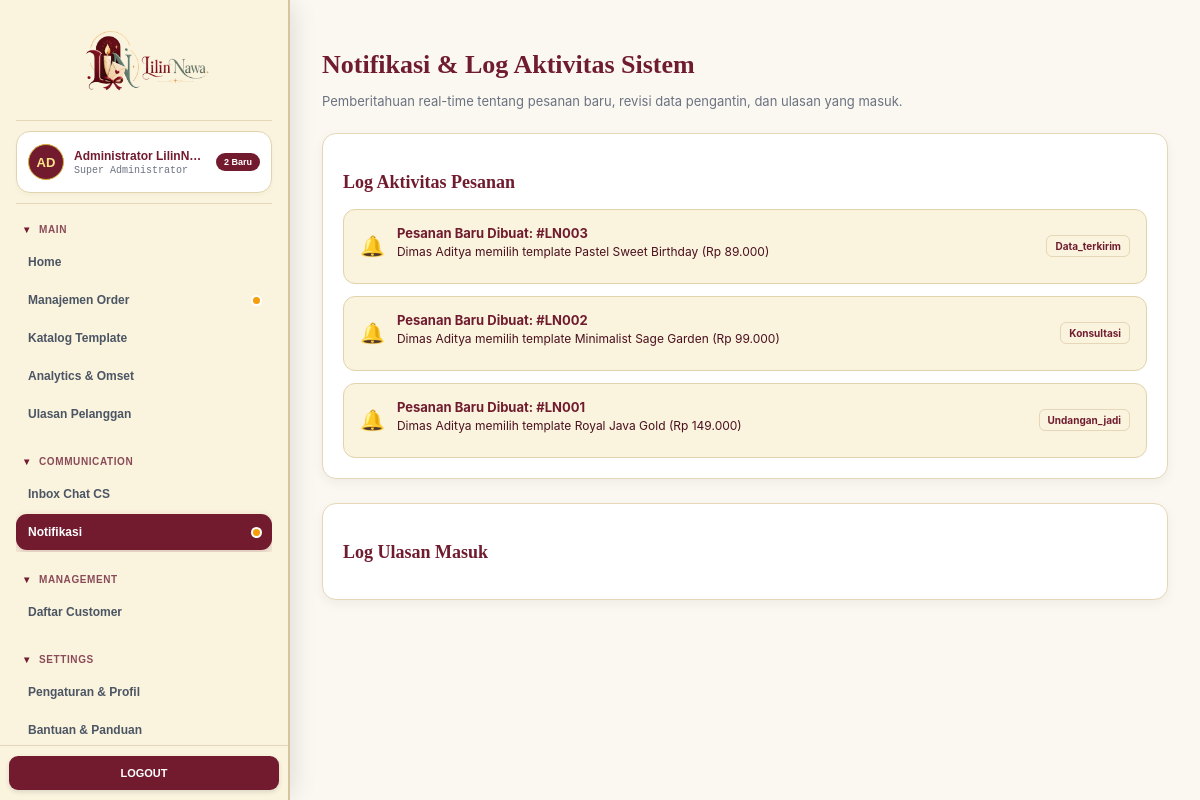
The app's page /Admin/COMMUNICATION_A/Notifikasi.php (signed in) with its own data.
### tables this page shows
CREATE TABLE IF NOT EXISTS `orders` (
  `id` INT AUTO_INCREMENT PRIMARY KEY,
  `order_number` VARCHAR(30) NOT NULL UNIQUE,
  `user_id` INT NULL,
  `customer_name` VARCHAR(100) NOT NULL,
  `customer_email` VARCHAR(100) NOT NULL,
  `customer_phone` VARCHAR(25) NOT NULL,
  `type` ENUM('template', 'custom') NOT NULL DEFAULT 'template',
  `template_id` INT NULL,
  `template_name` VARCHAR(150) NULL,
  `status` ENUM('pilih_template', 'konsultasi', 'data_terkirim', 'diproses', 'undangan_jadi', 'dikirim', 'dibatalkan') DEFAULT 'pilih_template',
  `step_index` INT DEFAULT 0,
  `total_price` DECIMAL(10,2) NOT NULL,
  `payment_status` ENUM('pending', 'lunas') DEFAULT 'pending',
  `result_link` VARCHAR(255) NULL,
  `refund_status` ENUM('none', 'diajukan', 'disetujui', 'diproses_transfer', 'selesai', 'ditolak') DEFAULT 'none',
  `refund_amount` DECIMAL(10,2) NULL,
  `cancel_reason` VARCHAR(255) NULL,
  `cancel_details` TEXT NULL,
  `cancelled_at` TIMESTAMP NULL,
  `created_at` TIMESTAMP DEFAULT CURRENT_TIMESTAMP,
  FOREIGN KEY (`template_id`) REFERENCES `templates`(`id`) ON DELETE SET NULL,
  FOREIGN KEY (`user_id`) REFERENCES `users`(`id`) ON DELETE SET NULL
);

### Admin/COMMUNICATION_A/Notifikasi.php (the view, shortened to what this page needs)
<?php
require_once '../../Config/Database.php';
$latest_orders = mysqli_query($conn, "SELECT * FROM orders ORDER BY id DESC LIMIT 10");
?>
<!DOCTYPE html>
<html lang="id">
<head>
    <link rel="stylesheet" href="../assets/css/admin.css">
</head>
<body class="admin-wrapper">
    <?php include '../sidebar.php'; ?>
    <main class="admin-main">
        <div class="page-title-box">
            <h2>Notifikasi &amp; Log Aktivitas Sistem</h2>
            <p>Pemberitahuan real-time tentang pesanan baru, revisi data pengantin, dan ulasan yang masuk.</p>
        </div>
        <div class="table-card">
            <h3 style="font-family:'Playfair Display',serif; font-size:18px; color:#701C2F; margin-bottom:16px;">Log Aktivitas Pesanan</h3>
            <div style="display:flex; flex-direction:column; gap:12px;">
                <?php while($o = mysqli_fetch_assoc($latest_orders)): ?>
                <div style="display:flex; justify-content:space-between; align-items:center; padding:12px 16px; background:#FAF3DE; border:1px solid #E2D3AF; border-radius:12px;">
                    <div style="display:flex; align-items:center; gap:12px;">
                        <span style="font-size:20px;">🔔</span>
                        <div>
                            <strong style="color:#701C2F; font-size:13px;">Pesanan Baru Dibuat: <?= $o['order_number'] ?></strong>
                            <p style="font-size:12px; color:#4A101E; margin-top:2px;">
                                <?= htmlspecialchars($o['customer_name']) ?> memilih template <?= htmlspecialchars($o['template_name']) ?> (Rp <?= number_format($o['total_price'], 0, ',', '.') ?>)
                            </p>
                        </div>
                    </div>
                    <span class="admin-badge admin-badge-maroon"><?= htmlspecialchars($o['status']) ?></span>
                </div>
                <?php endwhile; ?>
            </div>
        </div>
        <div class="table-card">
            <h3 style="font-family:'Playfair Display',serif; font-size:18px; color:#701C2F; margin-bottom:16px;">Log Ulasan Masuk</h3>
        </div>
    </main>
</body>
</html>

### Admin/assets/css/admin.css (style rules this page uses)
:root { --bg-main: #FBF8F1; --text-primary: #1F2937; --text-secondary: #6B7280; --maroon-primary: #701C2F; --maroon-dark: #501320; --gold-accent: #D4AF37; --gold-light: #FAF3DE; --border-soft: #E5E7EB; --border-gold: #E5D7B7; --shadow-soft: 0 4px 12px rgba(0, 0, 0, 0.05); }
body.admin-wrapper { font-family: -apple-system, BlinkMacSystemFont, "Segoe UI", Roboto, "Helvetica Neue", Arial, sans-serif; background-color: var(--bg-main); color: var(--text-primary); display: flex; min-height: 100vh; margin: 0; padding: 0; }
.admin-main { margin-left: 300px; padding: 28px 32px; flex: 1; min-width: 0; background-color: var(--bg-main); }
.page-title-box { margin-bottom: 24px; }
.page-title-box h2 { font-family: 'Playfair Display', Georgia, serif; font-size: 26px; color: var(--maroon-primary); font-weight: 700; margin-bottom: 6px; }
.page-title-box p { color: var(--text-secondary); font-size: 13px; }
.table-card { background: #FFFFFF; border: 1px solid var(--border-gold); border-radius: 14px; padding: 20px; box-shadow: var(--shadow-soft); margin-bottom: 24px; }
.admin-badge { display: inline-block; padding: 4px 8px; border-radius: 6px; font-size: 10px; font-weight: 700; text-transform: capitalize; }
.admin-badge-maroon { background: var(--gold-light); color: var(--maroon-primary); border: 1px solid var(--border-gold); }

### Admin/sidebar.css (style rules this page uses)
:root { --sidebar-width: 290px; --maroon: #721B2F; --maroon-dark: #501320; --cream: #FAF3DE; --cream-light: #FAF4E4; --white: #FFFFFF; --gold: #D4AF37; --border: #E2D4B0; --text: #4B5563; --muted: #8A4B58; }
.admin-main { margin-left: var(--sidebar-width) !important; min-height: 100vh !important; box-sizing: border-box !important; }

### records on screen
orders: order_number "#LN003", customer_name "Dimas Aditya", template_name "Pastel Sweet Birthday", total_price "89.000", status "Data_terkirim"
orders: order_number "#LN002", customer_name "Dimas Aditya", template_name "Minimalist Sage Garden", total_price "99.000", status "Konsultasi"
orders: order_number "#LN001", customer_name "Dimas Aditya", template_name "Royal Java Gold", total_price "149.000", status "Undangan_jadi"

### other values on screen
$admin_avatar "AD"
$admin_name "Administrator LilinN…"
$new_orders_count "2"
